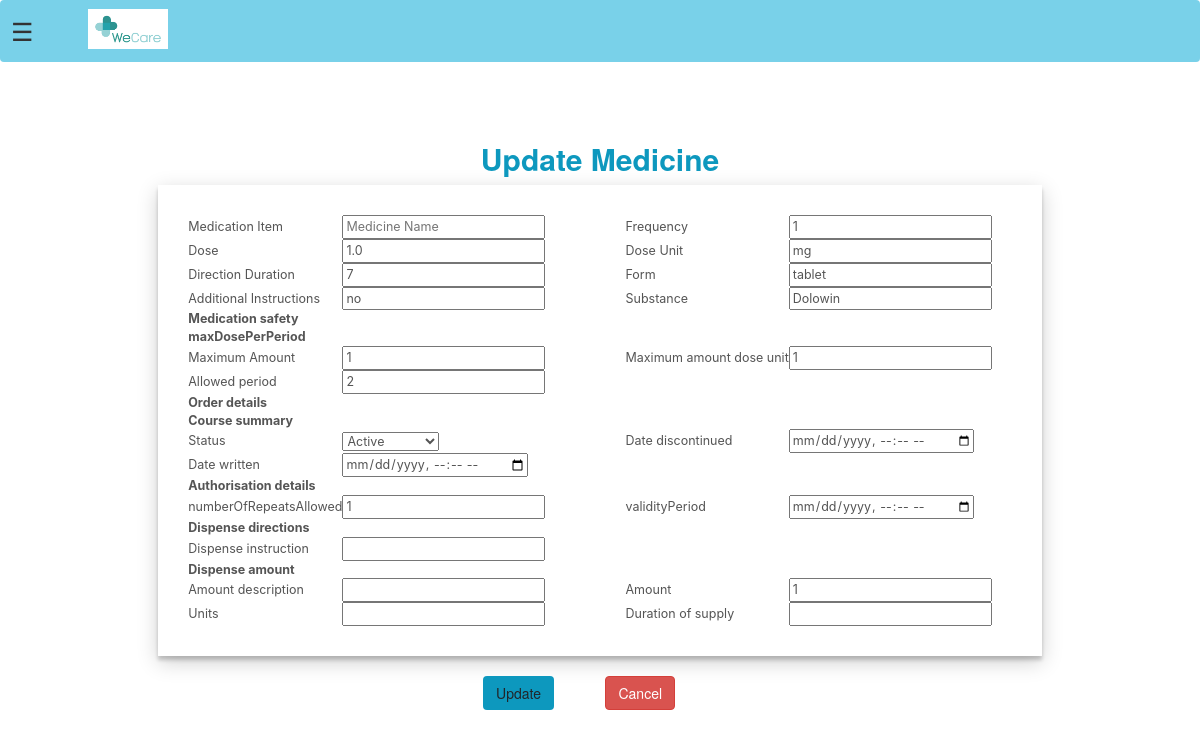
The page /update-medicine/1/1 (signed in) on the database its author committed.
### hospital/models.py (models this page shows, shortened)
class PatientPrescriptionDetails(models.Model):
    patientId=models.PositiveIntegerField(null=True)
    medicationItem=models.CharField(max_length=100)
    frequency=models.PositiveIntegerField(null=False)
    dose=models.FloatField(null=False)
    doseUnit=models.CharField(max_length=100)
    directionDuration=models.CharField(max_length=200)
    form=models.CharField(max_length=100)
    additionalInstruc=models.CharField(max_length=400)
    substance=models.CharField(max_length=100)
    date=models.DateField(auto_now=True)
    safetyAmount=models.PositiveIntegerField(null=False)
    safetyDoseUnit=models.CharField(max_length=400)
    safetyAllowedPer=models.CharField(max_length=400)
    orderStatus=models.CharField(max_length=100)
    orderDateDisc=models.DateTimeField(blank=True,default=datetime.now)
    orderDateWritten=models.DateTimeField(blank=True,default=datetime.now)
    authRepeat=models.PositiveIntegerField(null=False,blank=True)
    authValPer=models.DateTimeField(blank=True,default=datetime.now)
    dispInstruc=models.CharField(max_length=100,blank=True)
    dispDescrip=models.CharField(max_length=100,blank=True)
    dispAmount=models.PositiveIntegerField(null=False,blank=True)
    dispAmountUnits=models.CharField(max_length=200,blank=True)
    dispDurution=models.CharField(max_length=200,blank=True)

### hospital/views.py (the view, shortened to what this page needs)
@login_required(login_url='doctorlogin')
@user_passes_test(is_doctor)
def update_medicine_view(request,pk,mpk):
    medicine = models.PatientPrescriptionDetails.objects.all().filter(pk=mpk).first()
    patientDict ={
        'data' :medicine
    }
    return render(request,'hospital/doctor_update_medicine.html',context=patientDict)

### hospital/views.py (called while the page is built)
def is_doctor(user):
    return user.groups.filter(name='DOCTOR').exists()

### templates/hospital/doctor_update_medicine.html (shortened to what this page needs)
{% extends 'hospital/doctor_base.html' %}
{% load static %}
{% block content %}
{% load widget_tweaks %}
<head>
    <link href="//netdna.bootstrapcdn.com/bootstrap/3.0.0/css/bootstrap.min.css" rel="stylesheet" id="bootstrap-css">
</head>
<div class="container">
    <form method="POST">
                 <h2 >Update Medicine</h2>
        <table class="table-class">
            <tr class="tr-info">
                <tr>
                    <td class="first">
                        Medication Item
                    </td>
                    <td class="field-top">
                        <input type="text" name="medicationItem" required placeholder="Medicine Name" value="{{data.medicationItem}}">
                    </td>
                    <td class="first">
                        Frequency
                    </td>
                    <td class="field-top">
                        <input type="number" name="frequency" required placeholder="Frequency" value="{{data.frequency}}">
                    </td>
                </tr>
                <tr>
                    <td class="table-info">
                        Dose
                    </td>
                    <td class="field">
                        <input type="number" name="dose" required placeholder="Dose" value="{{data.dose}}">
                    </td>
                    <td class="table-info">
                        Dose Unit
                    </td>
                    <td class="field">
                        <input type="text" name="doseUnit" required placeholder="Dose Unit" value="{{data.doseUnit}}">
                    </td>
                </tr>
                <tr>
                    <td class="table-info">
                        Direction Duration
                    </td>
                    <td class="field">
                        <input type="text" name="directionDuration" required placeholder="Direction Duration" value="{{data.directionDuration}}">
                    </td>
                    <td class="table-info">
                        Form
                    </td>
                    <td class="field">
                        <input type="text" name="form" required placeholder="Form" value="{{data.form}}">
                    </td>
                </tr>
                <tr>
                    <td class="table-info">
                        Additional Instructions
                    </td>
                    <td class="field">
                        <input type="text" name="additionalInstruc" required placeholder="Additional Instructions" value="{{data.additionalInstruc}}">
                    </td>
                    <td class="table-info">
                        Substance
                    </td>
                    <td class="field">
                        <input type="text" name="substance" required placeholder="Substance" value="{{data.substance}}">
                    </td>
                </tr>
                <tr class="last">
                    <td class="table-info">
                        <b>Medication safety </b>
                    </td>
                </tr>
                <tr>
                    <td class="table-info">
                        <b>maxDosePerPeriod</b>
                    </td>
                </tr>
                <tr>
                    <td class="table-info">
                        Maximum Amount
                    </td>
                    <td class="field">
                        <input type="text" required name="safetyAmount" placeholder="Maximum Amount" value="{{data.safetyAmount}}">
                    </td>
                    <td class="table-info">
                        Maximum amount dose unit
                    </td>
                    <td class="field">
                        <input type="text" required name="safetyDoseUnit" placeholder="Substance" value="{{data.safetyDoseUnit}}">
                    </td>
                </tr>
                <tr>
                    <td class="table-info">
                        Allowed period
                    </td>
                    <td class="field">
                        <input type="text" required name="safetyAllowedPer" placeholder="Substance" value="{{data.safetyAllowedPer}}">
                    </td>
                </tr>
                <tr>
                    <td class="table-info">
                        <b>Order details</b>
                    </td>
                </tr>
                <tr>
                    <td class="table-info">
                        <b>Course summary</b>
                    </td>
                </tr>
                <tr>
                    <td class="table-info">
                        Status
                    </td>
                    <td>
                        <select required name="orderStatus" >
                            <option value="Active">Active</option>
                        </select>
                    </td>
                    <td class="table-info">
                        Date discontinued
                    </td>
                    <td class="field">
                        <input type="datetime-local" required name="orderDateDisc" placeholder="Substance" value="{{data.orderDateDisc}}">
                    </td>
                </tr>
                <tr>
                    <td class="table-info">
                        Date written
                    </td>
                    <td class="field">
                        <input type="datetime-local" required name="orderDateWritten" placeholder="Substance" value="{{data.orderDateWritten}}">
                    </td>
                </tr>
                <tr>
                    <td class="table-info">
                        <b>Authorisation details</b>
                    </td>
                <tr>
                    <td class="table-info">
                        numberOfRepeatsAllowed
                    </td>
                    <td class="field">
                        <input type="number" required name="authRepeat" placeholder="" value="{{data.authRepeat}}">
                    </td>
                    <td class="table-info">
                        validityPeriod
                    </td>
                    <td class="field">
                        <input type="datetime-local" required name="authValPer" placeholder="" value="{{data.authValPer}}">
                    </td>
                </tr>
                <tr>
                    <td class="table-info">
                        <b>Dispense directions</b>
                    </td>
                <tr>
                    <td class="table-info">
                        Dispense instruction
                    </td>
                    <td class="field">
                        <input type="text" required name="dispInstruc" placeholder="" value="{{data.dispInstruc}}">
                    </td>
                </tr>
                <tr>
                    <td class="table-info">
                         <b>Dispense amount</b>
                    </td>
                </tr>
                <tr>
                    <td class="table-info">
                        Amount description
                    </td>
                    <td class="field">
                        <input type="text" required name="dispDescrip" placeholder="" value="{{data.dispDescrip}}">
                    </td>
                    <td class="table-info">
                        Amount
                    </td>
                    <td class="field">
                        <input type="number" required name="dispAmount" placeholder="" value="{{data.dispAmount}}">
                    </td>
                </tr>
                <tr>
                    <td class="last">
                        Units
                    </td>
                    <td class="field-last">
                        <input type="text" required name="dispAmountUnits" placeholder="" value="{{data.dispAmountUnits}}">
                    </td>
                    <td class="last">
                        Duration of supply
                    </td>
                    <td class="field-last">
                        <input type="text" required name="dispDurution" placeholder="" value="{{data.dispDurution}}">
                    </td>
                </tr>
            </tr>
        </table>
    <br>
        <div id="outer">
            <div class="inner"><input type="submit" value="Update" name="submit" class="btn btn-white" role="button" aria-pressed="true"><b style="color: #fff;">Update</b></button></div>
            <div class="inner"><input type="button" name="cancel" value="Cancel" onclick="history.back()" formnovalidate class="btn btn-danger" role="button" aria-pressed="true"><b style="color: #fff;">Delete</b></div>
        </div>
    </form>
</div>
<br><br><br><br>
{% endblock content %}

### templates/hospital/doctor_update_medicine.html (style rules this page uses)
.table-class { margin-left: auto; margin-right: auto; padding-left: 50px; box-shadow: 0 4px 4px 0 rgba(0, 0, 0, 0.2), 0 6px 20px 0 rgba(0, 0, 0, 0.19); font-size: 1.25rem; font-family: -apple-system, BlinkMacSystemFont,"Segoe UI",Roboto,"Helvetica Neue",Arial,"Noto Sans",sans-serif,"Apple Color Emoji","Segoe UI Emoji","Segoe UI Symbol","Noto Color Emoji"; color: #555; padding-bottom: 30px; }
.table-info { background-color: white; padding-left: 30px; }
h2 { text-align: center; color: #0D98BE; font-weight: bold; }
.btn-white { background-color:#0D98BE }
.field { padding-right: 50px; }
.field-top { padding-top: 30px; }
.field-last { padding-bottom: 30px; }
.last { padding-bottom: 30px; padding-left: 30px; }
.first { padding-top: 30px; padding-left: 30px; }
.container { overflow-y: scroll; }
#outer { width:100%; text-align: center; }
.inner { display: inline-block; }

### rows shown on the page
PatientPrescriptionDetails: frequency "1", dose "1.0", doseUnit "mg", directionDuration "7", form "tablet", additionalInstruc "no", substance "Dolowin", safetyAmount "1", safetyDoseUnit "1", safetyAllowedPer "2", authRepeat "1", dispAmount "1"
